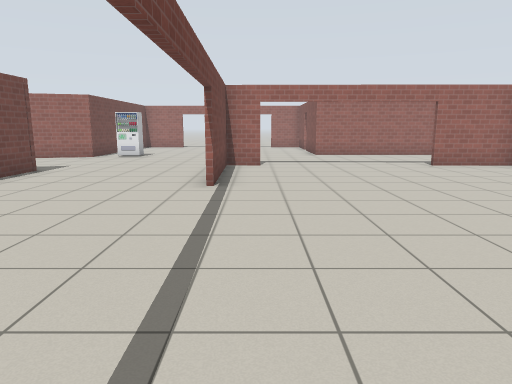
[1] (above)

24 first-person views from a walk through a robot-simulator world made for Gazebo. The camera is 1.2 m above the floor, tilts 10° down and sees 70° across. Floor lines are 1 m apart. The floor is counted in squares, 1 m on a side. Each view is taken from the middle of a square. On the plan, view 1 faces up. The plan holds only what a view shows up to about 14 squares ahead; the rest is blank. Gazebo's built-in surfaces are drawn with simple patterns.

[2]
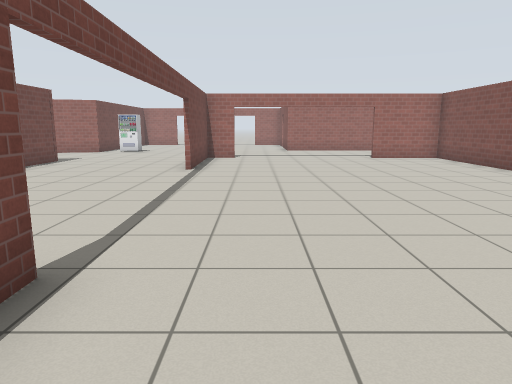

[3]
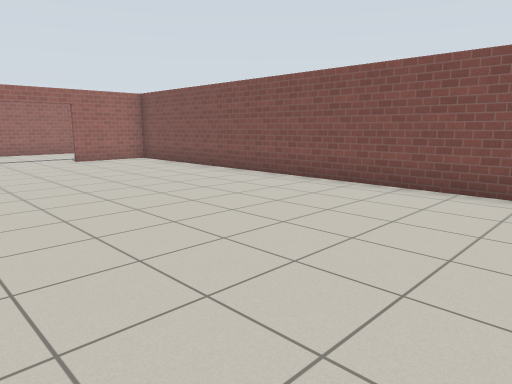

[4]
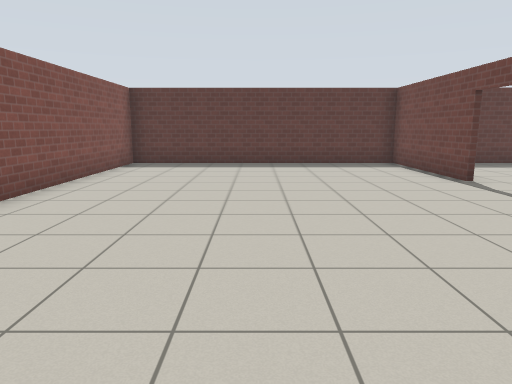

[5]
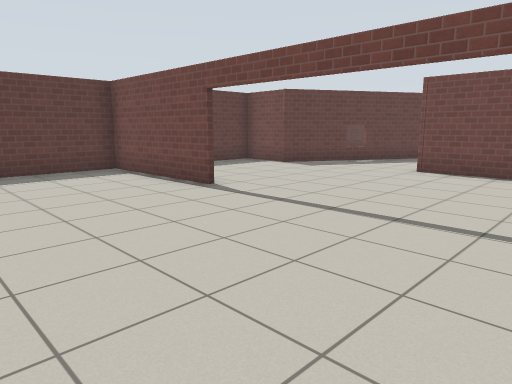

[6]
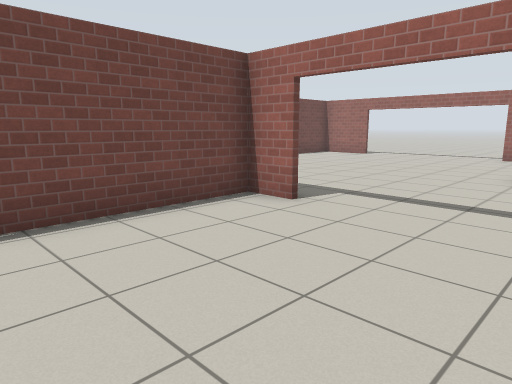

[7]
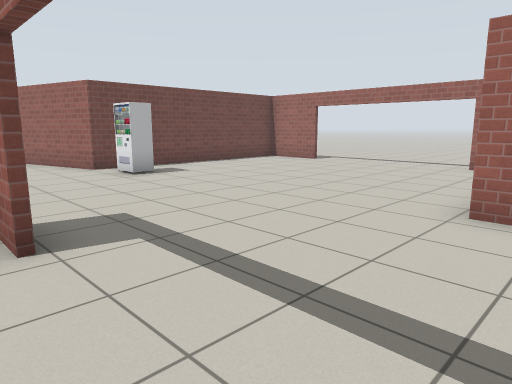

[8]
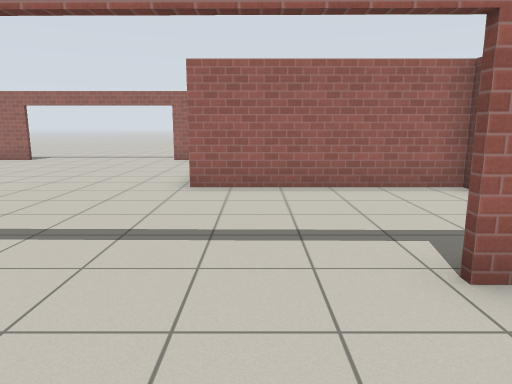

[9]
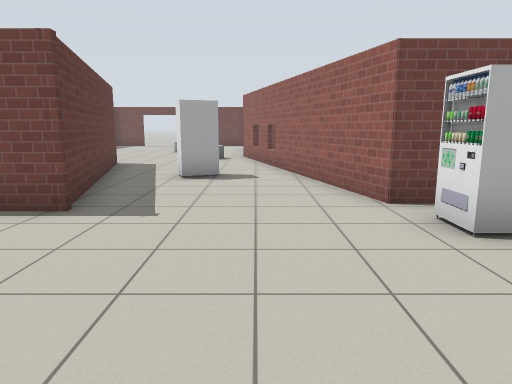

[10]
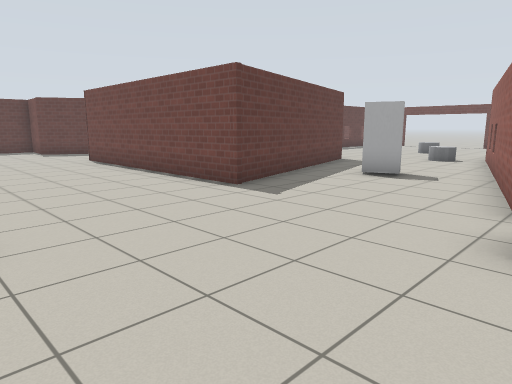

[11]
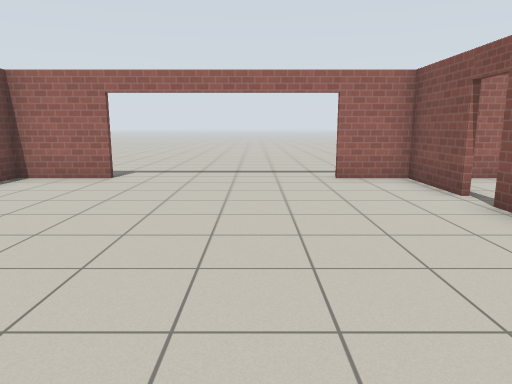

[12]
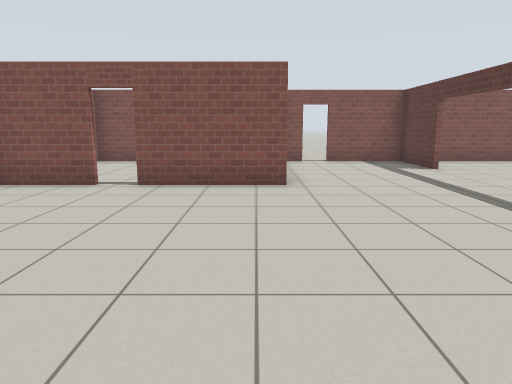

[13]
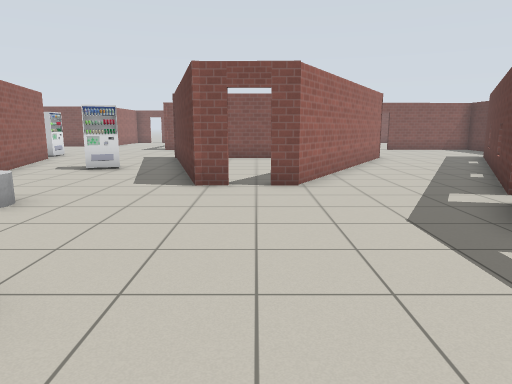

[14]
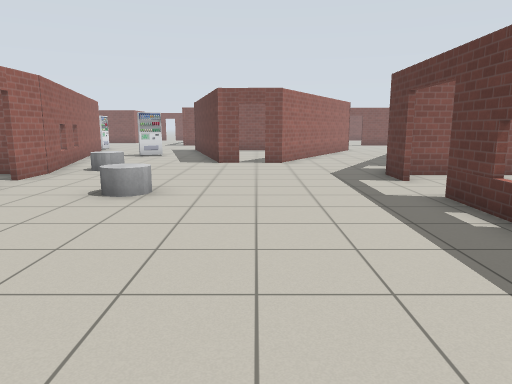

[15]
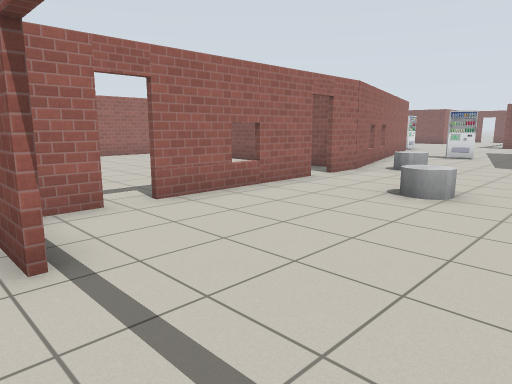

[16]
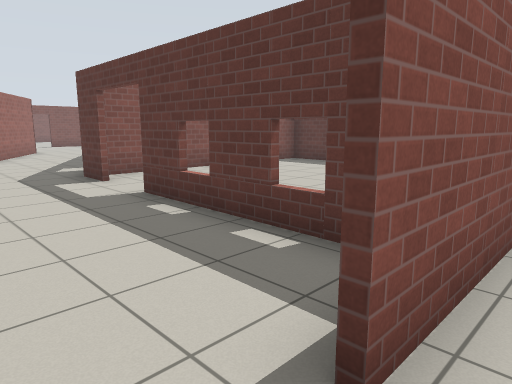

[17]
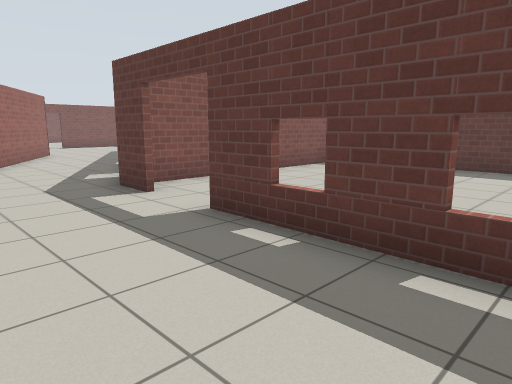

[18]
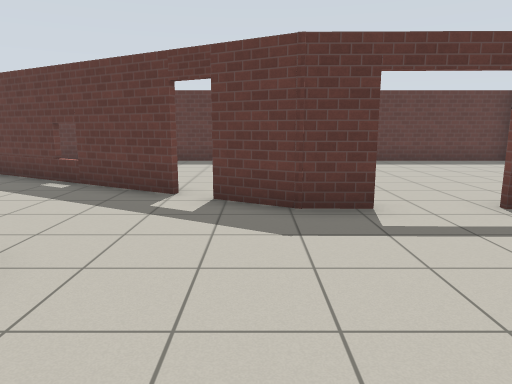

[19]
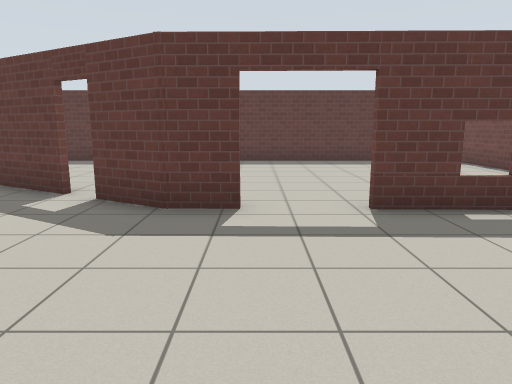

[20]
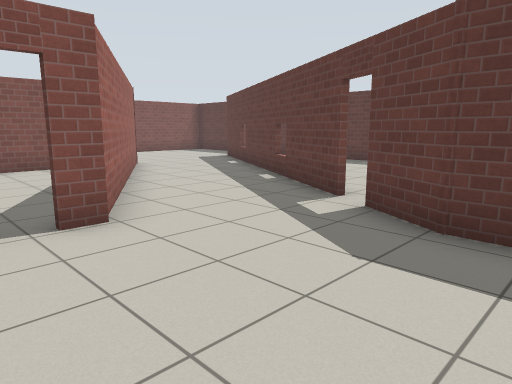

[21]
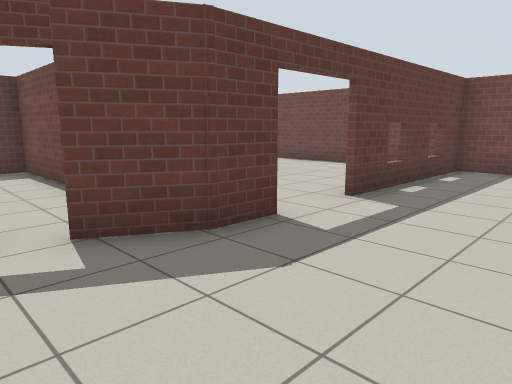

[22]
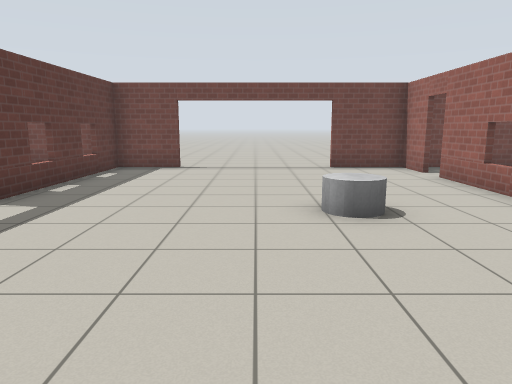

[23]
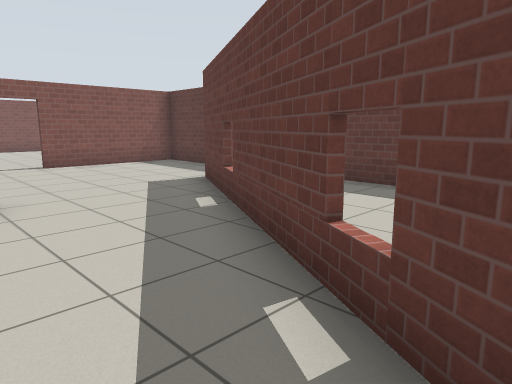

[24]
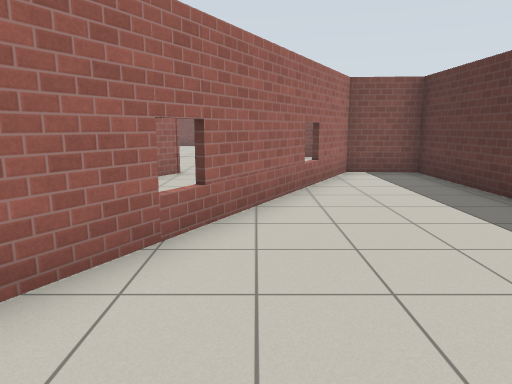

### Floor plan
Key: @ floor where view 1 was taken; # wall or solid block; . floor; D open door; M vending machine; C grey cylinder; T thing the floor can be seen under or through.
Columns run from 27 left of view 1 to 8 right of it. Each row starts with its distance up from view 1.
 24                       .......
 23                     ###DDDDDD####  #
 22                     #.........#....#
 21                     #.........#....#
 20       ..            #.........D..
 19       ..            #.........#
 18       ..   #        #.........#
 17      ..    #        #.........######
 16   #  ..             #MM............#
 15   # ..           ####..............D
 14   # ..    .# #####.................#
 13   #DD####D####.....................#
 12   #.D....D.......M........##DDDDD###
 11   #........CC....M........#........#
 10 ..D.....C..........###....#........#
  9 ..D.....C......##### #....#........#
  8 ..D...........##.....#....#........#
  7 ..D...........D......#....D........#
  6 ..D...........##.....#....D........#
  5  .#............###...#....D........#
  4  .#TTTTTDD##.....##  #....D........#
  3   #   ....##D.....####....D........#
  2   # ......#..##...........D........#
  1   #.......#...###.........D........#
  0   #.......#.....###.......D@.......#
 -1   #.......#.......###.....#........#
 -2   #.......#.........##....#........#
 -3   #.......#. ........#....#........#
 -4   ##################### ..#........#
 -5                        #############

Positions as (right, up) in squares from view 1, and headings:
1: (0, 0), facing up
2: (1, -3), facing up
3: (1, -2), facing up-right
4: (4, 8), facing down
5: (4, 6), facing down-left
6: (4, 7), facing up-left
7: (4, 11), facing up-left
8: (4, 9), facing up
9: (-1, 13), facing left
10: (-1, 16), facing down-left
11: (-1, 14), facing up
12: (-5, 17), facing right
13: (-21, 7), facing right
14: (-26, 7), facing right
15: (-26, 7), facing up-right
16: (-26, 7), facing down-right
17: (-24, 7), facing down-right
18: (-16, 9), facing down
19: (-18, 9), facing down
20: (-18, 8), facing down-right
21: (-14, 7), facing down-left
22: (-14, 8), facing left
23: (-13, 3), facing down-right
24: (-16, 0), facing right
